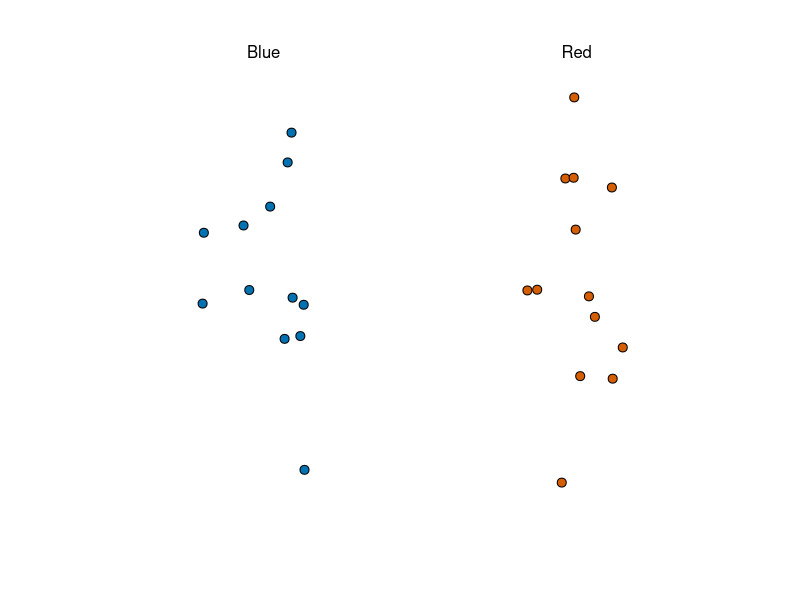
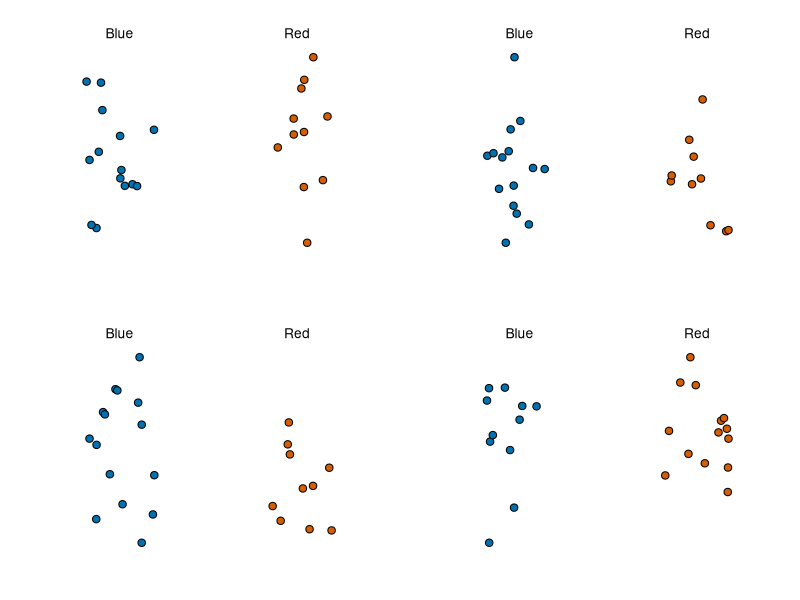
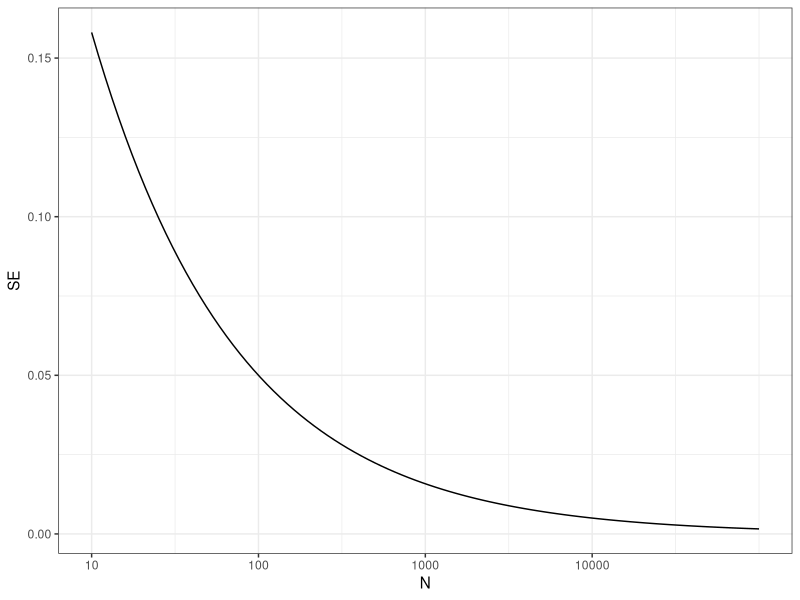

Write R code to recreate these figures, in order.
## ---- chunk 1
set.seed(1)
## ---- chunk 2
library(tidyverse)
library(dslabs)
ds_theme_set()
take_poll(25) # 25 is number of beads to sample
## ---- chunk 3
par(mfrow=c(2,2), mar = c(3, 1, 3, 0), mgp = c(1.5, 0.5, 0)) 
take_poll(25); take_poll(25); take_poll(25); take_poll(25)
## ---- chunk 4
library(tidyverse)
library(dslabs)
ds_theme_set()
p <- 0.51
N <- 10^seq(1,5, len=100)
data.frame(N=N, SE = sqrt(p*(1-p)/N)) %>% ggplot(aes(N, SE)) + geom_line() + scale_x_continuous(breaks = c(10,100,1000,10000), trans = "log10")
## ---- chunk 5
sqrt(p*(1-p))/sqrt(1000)
